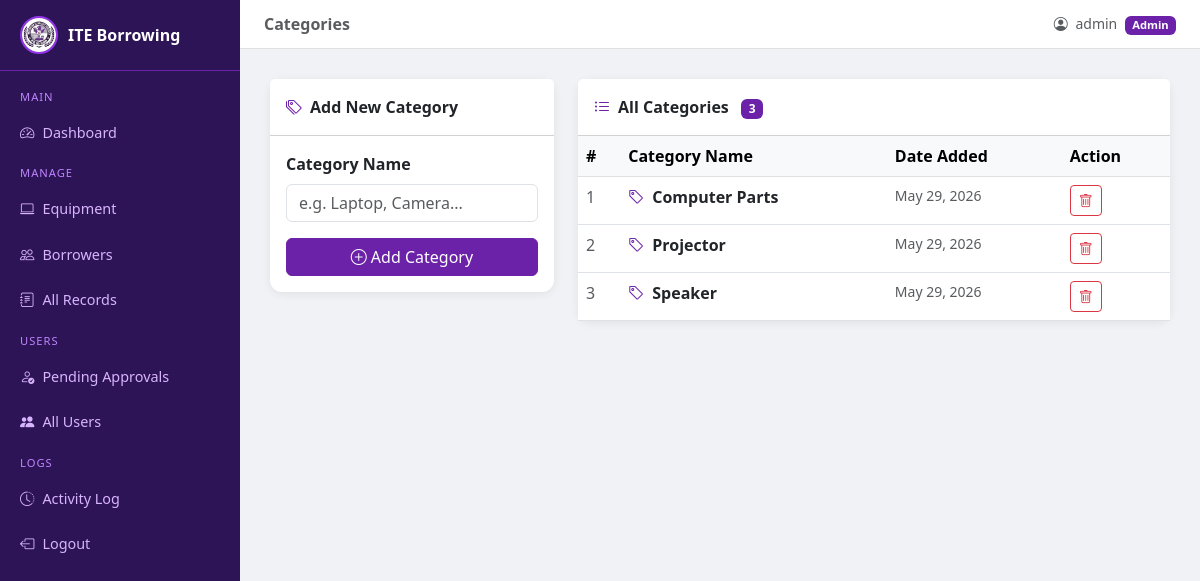
The page /system/categories/ (signed in) on the database its author committed.
### borrowing/models.py (models this page shows, shortened)
class Category(models.Model):
    name       = models.CharField(max_length=100, unique=True)
    created_at = models.DateTimeField(auto_now_add=True)
    class Meta:
        ordering = ['name']
        verbose_name_plural = 'Categories'

### borrowing/views.py (the view, shortened to what this page needs)
# urls.py: path('categories/',                     views.category_list,             name='category_list'),
@staff_member_required
def category_list(request):
    categories = Category.objects.all()
    form       = CategoryForm(request.POST or None)
    return render(request, 'borrowing/category_list.html', {'categories': categories, 'form': form})

### borrowing/forms.py
class CategoryForm(forms.ModelForm):
    class Meta:
        model   = Category
        fields  = ['name']
        widgets = {
            'name': forms.TextInput(attrs={
                'class': 'form-control',
                'placeholder': 'e.g. Laptop, Camera...'
            }),
        }

### borrowing/templates/borrowing/category_list.html (shortened to what this page needs)
{% extends 'borrowing/base.html' %}
{% block page_title %}Categories{% endblock %}
{% block content %}
<div class="row g-4">
  <div class="col-md-4">
    <div class="card">
      <div class="card-header bg-white fw-bold py-3"><i class="bi bi-tags me-2 text-primary"></i>Add New Category</div>
      <div class="card-body">
        <form method="post">
          <div class="mb-3">
            <label class="form-label fw-semibold">Category Name</label>{{ form.name }}
          </div>
          <button type="submit" class="btn btn-primary w-100"><i class="bi bi-plus-circle me-1"></i>Add Category</button>
        </form>
      </div>
    </div>
  </div>
  <div class="col-md-8">
    <div class="card">
      <div class="card-header bg-white fw-bold py-3">
        <i class="bi bi-list-ul me-2 text-primary"></i>All Categories
        <span class="badge ms-2" style="background:#6b21a8;">{{ categories|length }}</span>
      </div>
      <div class="card-body p-0">
        <table class="table table-hover mb-0">
          <thead class="table-light">
            <tr><th>#</th><th>Category Name</th><th>Date Added</th><th>Action</th></tr>
          </thead>
          <tbody>
            {% for c in categories %}
            <tr>
              <td class="text-muted">{{ forloop.counter }}</td>
              <td class="fw-semibold"><i class="bi bi-tag me-2 text-primary"></i>{{ c.name }}</td>
              <td class="text-muted small">{{ c.created_at|date:"M d, Y" }}</td>
              <td>
                <form method="post" action="{% url 'category_delete' c.pk %}" style="display:inline;">
                  <button type="submit" class="btn btn-sm btn-outline-danger"
                    onclick="return confirm('🗑️ Delete category: {{ c.name }}?')">
                    <i class="bi bi-trash"></i>
                  </button>
                </form>
              </td>
            </tr>
            {% empty %}
            <tr><td colspan="4" class="text-center text-muted py-4">No categories yet.</td></tr>
            {% endfor %}
          </tbody>
        </table>
      </div>
    </div>
  </div>
</div>
{% endblock %}

### borrowing/templates/borrowing/base.html (shortened to what this page needs)
{% load static %}
<!DOCTYPE html>
<html lang="en">
<head>
  <link href="https://cdn.jsdelivr.net/npm/bootstrap@5.3.0/dist/css/bootstrap.min.css" rel="stylesheet">
  <link href="https://cdn.jsdelivr.net/npm/bootstrap-icons@1.10.5/font/bootstrap-icons.css" rel="stylesheet">
</head>
<body>
<div class="sidebar" id="sidebar">
  <div class="brand">
    <img src="{% static 'img/logo.jpg' %}" alt="ITE Logo"
      style="width:38px;height:38px;border-radius:50%;object-fit:cover;border:2px solid #9333ea;">
    ITE Borrowing
  </div>
  <nav class="mt-2">
    {% if request.user.is_superuser %}
    <div class="nav-label">Main</div>
    <a href="{% url 'dashboard' %}" onclick="closeSidebar()"><i class="bi bi-speedometer2 me-2"></i>Dashboard</a>
    <div class="nav-label">Manage</div>
    <a href="{% url 'equipment_list' %}" onclick="closeSidebar()"><i class="bi bi-laptop me-2"></i>Equipment</a>
    <a href="{% url 'borrower_list' %}" onclick="closeSidebar()"><i class="bi bi-people me-2"></i>Borrowers</a>
    <a href="{% url 'borrow_records' %}" onclick="closeSidebar()"><i class="bi bi-journal-text me-2"></i>All Records</a>
    <div class="nav-label">Users</div>
    <a href="{% url 'pending_users' %}" onclick="closeSidebar()"><i class="bi bi-person-check me-2"></i>Pending Approvals</a>
    <a href="{% url 'user_list' %}" onclick="closeSidebar()"><i class="bi bi-people-fill me-2"></i>All Users</a>
    <div class="nav-label">Logs</div>
    <a href="{% url 'activity_log' %}" onclick="closeSidebar()"><i class="bi bi-clock-history me-2"></i>Activity Log</a>
    {% endif %}
    <a href="{% url 'logout' %}" class="logout-btn">
      <i class="bi bi-box-arrow-left me-2"></i>Logout
    </a>
  </nav>
</div>
<div class="main-content">
  <div class="topbar">
    <div class="d-flex align-items-center gap-3">
      <span class="fw-semibold text-muted">{% block page_title %}{% endblock %}</span>
    </div>
    <span class="text-muted small">
      <i class="bi bi-person-circle me-1"></i>
      <span class="d-none d-md-inline">{{ request.user.username }}</span>
      {% if request.user.is_superuser %}
        <span class="badge ms-1" style="background:#6b21a8;font-size:0.7rem;">Admin</span>
      {% else %}
        <span class="badge ms-1" style="background:#2e7d32;font-size:0.7rem;">User</span>
      {% endif %}
    </span>
  </div>
  {% block content %}{% endblock %}
</div>
</body>
</html>

### borrowing/templates/borrowing/base.html (style rules this page uses)
:root { --bs-primary: #6b21a8; --bs-primary-rgb: 107, 33, 168; }
body { background: #f0f2f5; font-family: 'Segoe UI', sans-serif; }
.text-primary { color: #6b21a8 !important; }
.btn-primary { background: #6b21a8; border-color: #6b21a8; }
.sidebar { min-height: 100vh; background: #2d1457; width: 240px; position: fixed; top: 0; left: 0; z-index: 100; transition: transform 0.3s ease; }
.sidebar .brand { padding: 16px 20px; font-size: 1rem; font-weight: 700; color: #fff; border-bottom: 1px solid #6b21a8; display: flex; align-items: center; gap: 10px; }
.sidebar a { color: #d8b4fe; text-decoration: none; display: block; padding: 12px 20px; font-size: 0.9rem; }
.sidebar .nav-label { padding: 10px 20px 4px; font-size: 0.7rem; text-transform: uppercase; color: #c084fc; letter-spacing: 1px; }
.main-content { margin-left: 240px; padding: 30px; }
.topbar { background: #fff; padding: 12px 24px; margin: -30px -30px 30px; border-bottom: 1px solid #e0e0e0; display: flex; justify-content: space-between; align-items: center; }
.card { border: none; box-shadow: 0 2px 10px rgba(0,0,0,0.07); border-radius: 12px; }
.logout-btn { background: none; border: none; color: #d8b4fe; padding: 12px 20px; font-size: 0.9rem; width: 100%; text-align: left; cursor: pointer; display: block; text-decoration: none; }

### rows shown on the page
Category: name "Computer Parts", created_at "May 29, 2026"
Category: name "Projector", created_at "May 29, 2026"
Category: name "Speaker", created_at "May 29, 2026"

### other values the page prints
{{ request.user.username }} "admin"
{{ categories|length }} "3"
